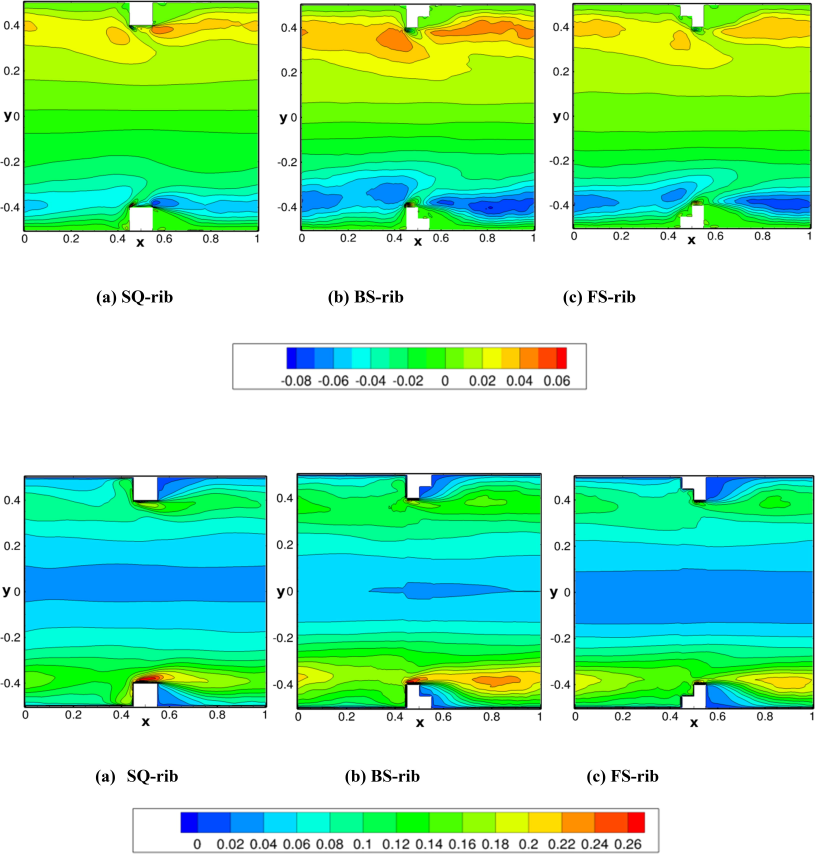
#> input picture images/heat transfer/sreekesh2021.png, 3260 x 3415 px (shown at 1/4 size)
$ python resize.py
#> lines starting #> are read from the running program, lines starting #| are printed output that depends on the picture
from PIL import Image
import os


sr21 = Image.open('sreekesh2021.png')
#> sr21 is the input picture: PIL image 3260x3415 RGBA; mean R, G, B, A 152.8, 234.7, 178.7, 255
vi20 = Image.open('vivek2020.jpeg')
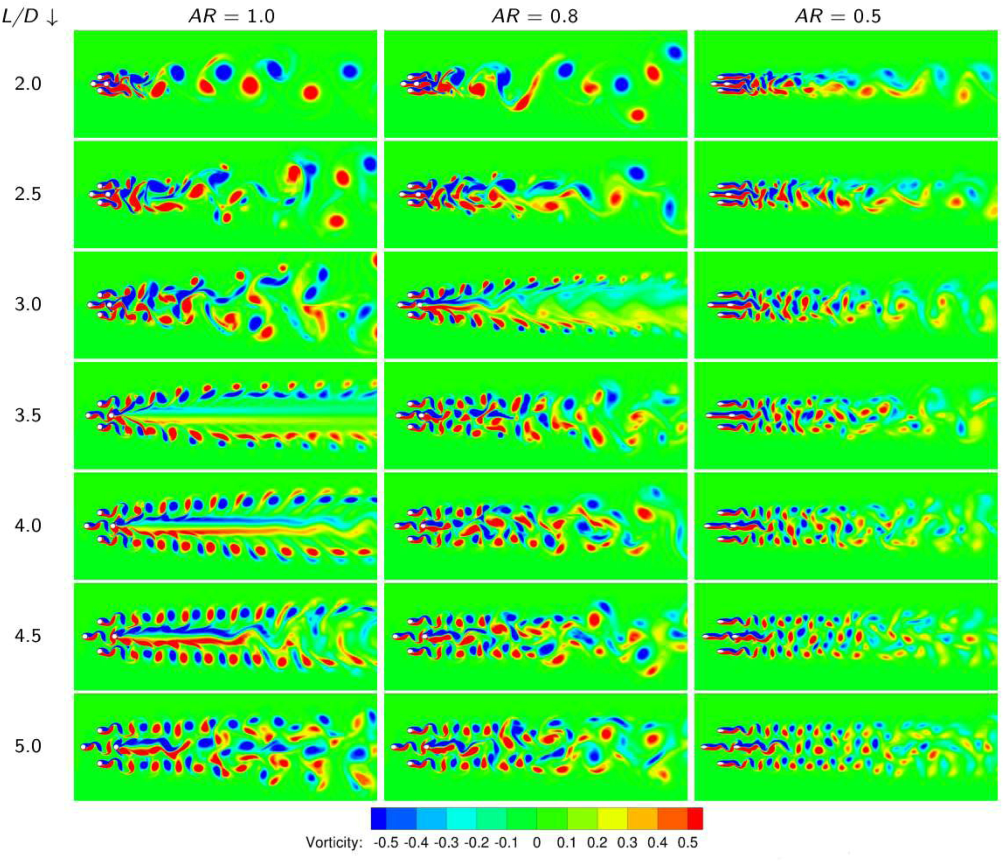
#> input picture images/heat transfer/vivek2020.jpeg, 4010 x 3448 px (shown at 1/4 size)
#> vi20 is the input picture: PIL image 4010x3448 RGB; mean R, G, B 80.6, 235.9, 81
ku19 = Image.open('kumar2019.png')
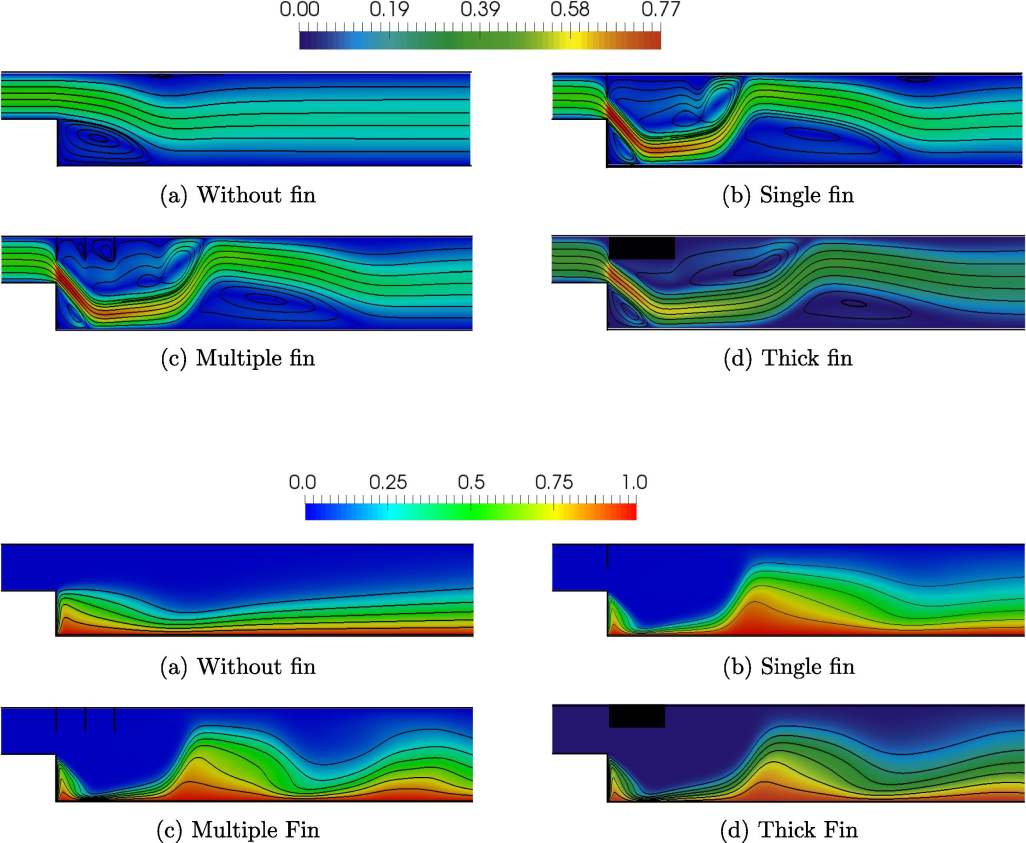
#> input picture images/heat transfer/kumar2019.png, 1026 x 843 px
#> ku19 is the input picture: PIL image 1026x843 RGBA; mean R, G, B, A 162.6, 185.6, 197, 254.9
sh14 = Image.open('shaafi2014.jpeg')
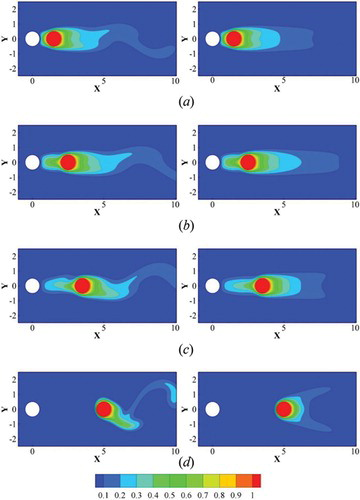
#> input picture images/heat transfer/shaafi2014.jpeg, 360 x 500 px
#> sh14 is the input picture: PIL image 360x500 RGB; mean R, G, B 150.6, 166.5, 201.9

for f in os.listdir('.'):
    if f.endswith('.png') or f.endswith('.jpeg'):
        image = Image.open(f)
        width, height = image.size
#> width = 1026; height = 843
        new_height = 300
        new_width = int((width*new_height) / height)
#> new_width = 365
        image = image.resize((new_width, new_height))
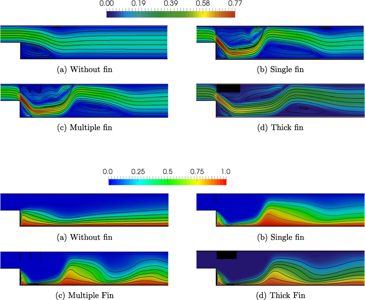
#> image: PIL image 365x300 RGBA; mean R, G, B, A 162.4, 185.3, 196.8, 254.9; transparent parts drawn white
        fn, fext = os.path.splitext(f)
        image.save('resized/' + fn + '_resized' + fext)
